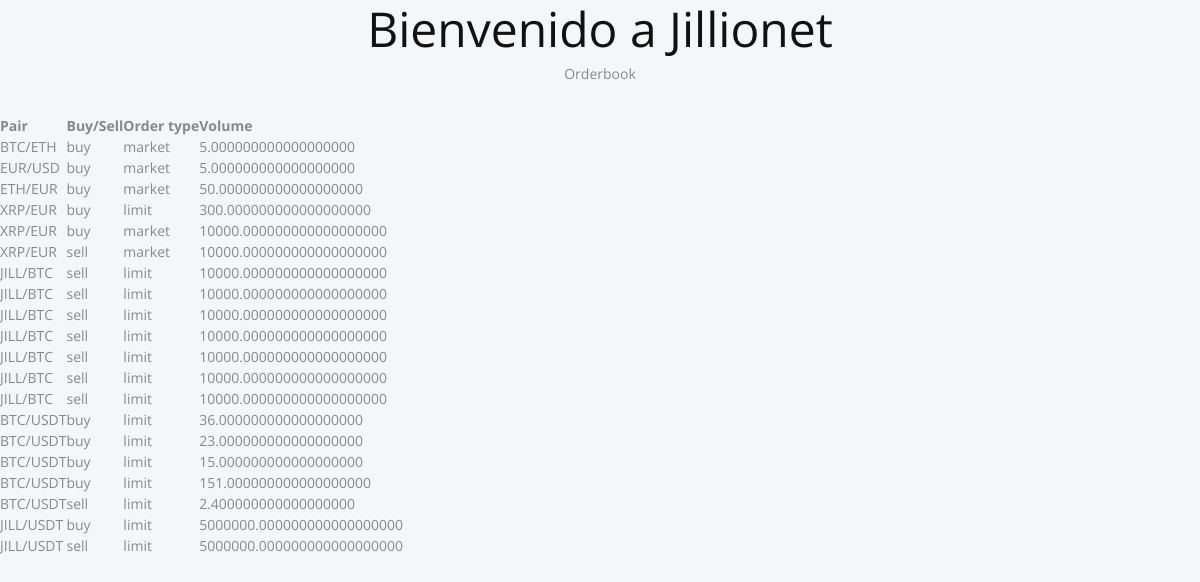
The app's page /orderbook/, older data.
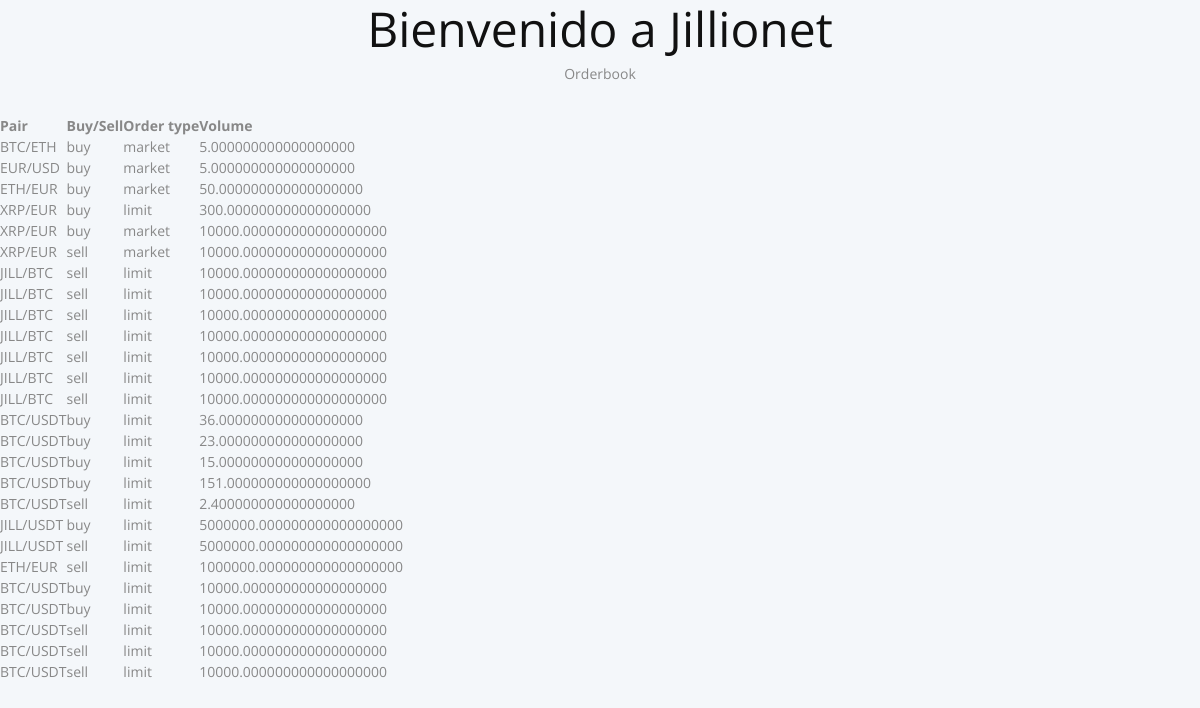
The same page, newer data.
### orderbook/models.py (models this page shows, shortened)
class Order(models.Model):
    MARKET = 'market'
    LIMIT = 'limit'
    ORDER_TYPE_CHOICES = (
        (MARKET, MARKET.title()),
        (LIMIT, LIMIT.title())
    )
    NEW = 'new'
    FILL = 'fill'
    PARTIAL_FILL = 'partial_fill'
    STATUS_CHOICES = (
        (NEW, NEW.title()),
        (FILL, FILL.title()),
        (PARTIAL_FILL, PARTIAL_FILL.title()),
    )
    SPOT = 'spot'
    FUTURES = 'futures'
    CONTRACT_TYPE_CHOICES = (
        (SPOT, SPOT.title()),
        (FUTURES, FUTURES.title())
    )
    BUY = 'buy'
    SELL = 'sell'
    BUY_SELL_CHOICES = (
        (BUY, BUY.title()),
        (SELL, SELL.title())
    )
    KLINE_INTERVAL_1MINUTE = '1m'
    KLINE_INTERVAL_3MINUTE = '3m'
    KLINE_INTERVAL_5MINUTE = '5m'
    KLINE_INTERVAL_15MINUTE = '15m'
    KLINE_INTERVAL_30MINUTE = '30m'
    KLINE_INTERVAL_1HOUR = '1h'
    KLINE_INTERVAL_2HOUR = '2h'
    KLINE_INTERVAL_4HOUR = '4h'
    KLINE_INTERVAL_6HOUR = '6h'
    KLINE_INTERVAL_8HOUR = '8h'
    KLINE_INTERVAL_12HOUR = '12h'
    KLINE_INTERVAL_1DAY = '1d'
    KLINE_INTERVAL_3DAY = '3d'
    KLINE_INTERVAL_1WEEK = '1w'
    KLINE_INTERVAL_1MONTH = '1M'
    TIMEFRAME_CHOICES = (
        (KLINE_INTERVAL_1MINUTE, KLINE_INTERVAL_1MINUTE),
        (KLINE_INTERVAL_3MINUTE, KLINE_INTERVAL_3MINUTE),
        (KLINE_INTERVAL_5MINUTE, KLINE_INTERVAL_5MINUTE),
        (KLINE_INTERVAL_15MINUTE, KLINE_INTERVAL_15MINUTE),
        (KLINE_INTERVAL_30MINUTE, KLINE_INTERVAL_30MINUTE),
        (KLINE_INTERVAL_1HOUR, KLINE_INTERVAL_1HOUR),
        (KLINE_INTERVAL_2HOUR, KLINE_INTERVAL_2HOUR),
        (KLINE_INTERVAL_4HOUR, KLINE_INTERVAL_4HOUR),
        (KLINE_INTERVAL_6HOUR, KLINE_INTERVAL_6HOUR),
        (KLINE_INTERVAL_8HOUR, KLINE_INTERVAL_8HOUR),
        (KLINE_INTERVAL_12HOUR, KLINE_INTERVAL_12HOUR),
        (KLINE_INTERVAL_1DAY, KLINE_INTERVAL_1DAY),
        (KLINE_INTERVAL_3DAY, KLINE_INTERVAL_3DAY),
        (KLINE_INTERVAL_1WEEK, KLINE_INTERVAL_1WEEK),
        (KLINE_INTERVAL_1MONTH, KLINE_INTERVAL_1MONTH),
    )
    buy_sell = models.CharField(max_length=10, choices=BUY_SELL_CHOICES)
    order_type = models.CharField(max_length=200, choices=ORDER_TYPE_CHOICES, default=LIMIT)
    volume = models.DecimalField(decimal_places=18, max_digits=36, default=10000)
    price = models.DecimalField(decimal_places=18, max_digits=36, default=0.005)# Default value change
    user = models.ForeignKey(User, on_delete=models.SET_NULL, null=True)
    status = models.CharField(max_length=200, choices=STATUS_CHOICES, default=NEW)
    contract_type = models.CharField(max_length=200, choices=CONTRACT_TYPE_CHOICES, default=SPOT)
    trading_pair = models.ForeignKey(TradingPair, on_delete=models.SET_NULL, null=True)
    timestamp = models.DateTimeField(auto_now_add=True)
    updated_at = models.DateTimeField(auto_now=True)

class TradingPair(models.Model):
    pair = models.CharField(max_length=200, unique=True)
    slug = AutoSlugField(populate_from='pair', slugify_function=my_slugify_function, unique=True, null=True)

### orderbook/views.py (the view)
# urls.py: path('', AllOrderView.as_view(), name='all_orderbook'),
class AllOrderView(ListView):
    model = Order
    template_name = 'orderbook/orderbook.html'
    def get_context_data(self, **kwargs):
        context = super().get_context_data(**kwargs)
        buy_order_qs = self.model.objects.filter(buy_sell=Order.BUY)
        sell_order_qs = self.model.objects.filter(buy_sell=Order.SELL)
        context.update({
            'buy_orders': buy_order_qs,
            'sell_orders': sell_order_qs
        })
        return context

### templates/orderbook/orderbook.html (shortened to what this page needs)
<!DOCTYPE html>
<html>
<head>
  <link rel="stylesheet" href="https://maxcdn.bootstrapcdn.com/bootstrap/3.3.7/css/bootstrap.min.css">
  <link rel="stylesheet" href="css/style.css">
</head>
<body>
<div class="container">
  <div class="row">
    <div class="col-md-12">
      <h1 class="text-center">Bienvenido a Jillionet</h1>
    </div>
  </div>
</div>
<p class="text-center">Orderbook <br><br></p>
<table>
  <tr>
    <th>Pair</th><th>Buy/Sell</th><th>Order type</th><th>Volume</th>
  </tr>
  {% for order in object_list%}
  <tr>
    <td>{{order.trading_pair.pair}}</td><td>{{order.buy_sell}}</td><td>{{order.order_type}}</td><td>{{order.volume}}</td>
  </tr>
  {% endfor %}
</table>
</body>

Row changes from the older to the newer data that the page shows:
added Order: trading_pair.pair "ETH/EUR", buy_sell "sell", order_type "limit", volume "1000000.000000000000000000"
added Order: trading_pair.pair "BTC/USDT", buy_sell "buy", order_type "limit", volume "10000.000000000000000000"
added Order: trading_pair.pair "BTC/USDT", buy_sell "buy", order_type "limit", volume "10000.000000000000000000"
added Order: trading_pair.pair "BTC/USDT", buy_sell "sell", order_type "limit", volume "10000.000000000000000000"
added Order: trading_pair.pair "BTC/USDT", buy_sell "sell", order_type "limit", volume "10000.000000000000000000"
added Order: trading_pair.pair "BTC/USDT", buy_sell "sell", order_type "limit", volume "10000.000000000000000000"
